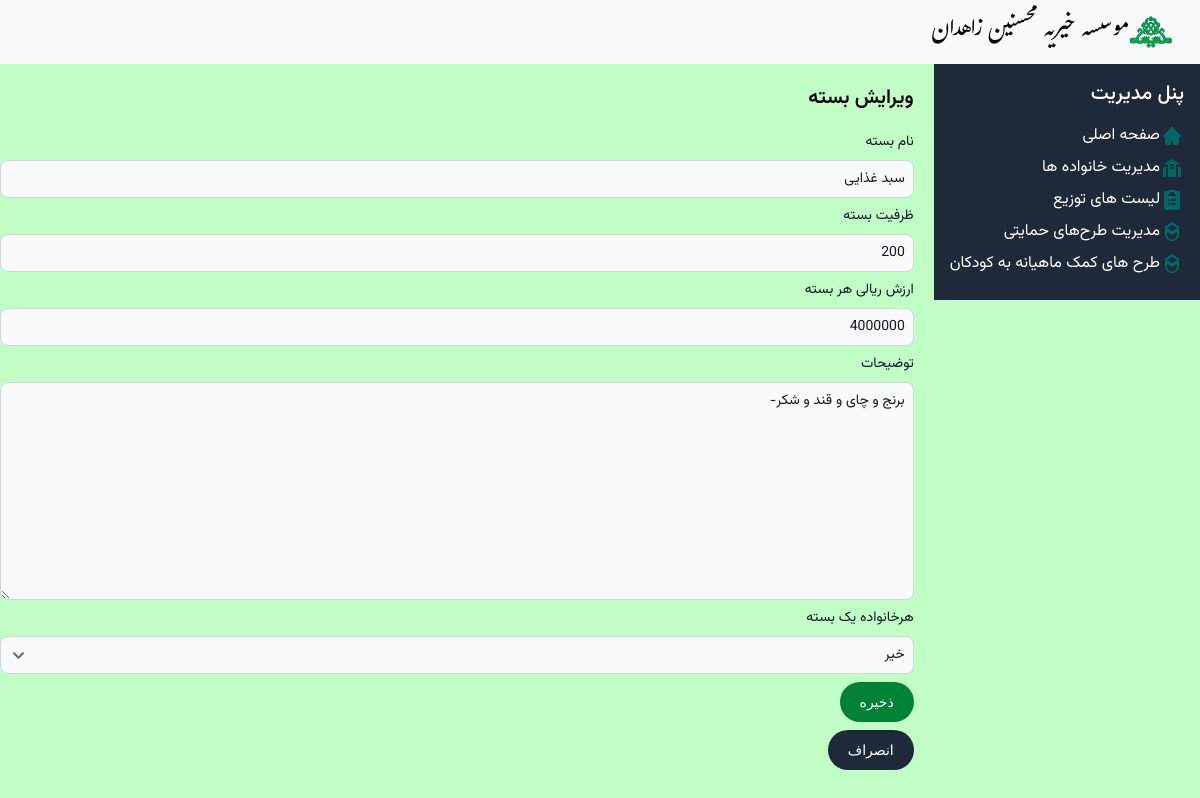
The page /packages/1/update/ on the database as committed earlier.
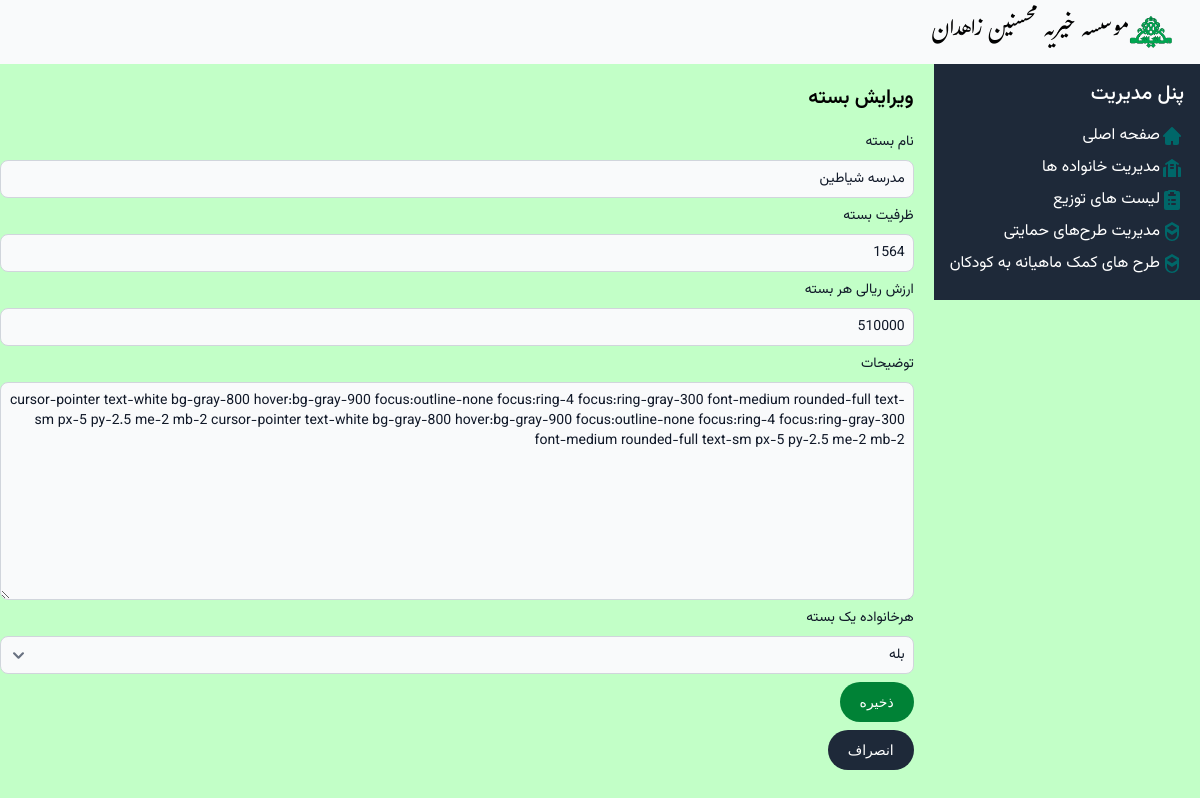
The same page on the database as committed later.
### Mohsenin/models.py (models this page shows, shortened)
class Package(models.Model):
    name = models.CharField('نام بسته',max_length=100)
    max_members = models.PositiveIntegerField('ظرفیت بسته')
    cost = models.PositiveIntegerField('ارزش ریالی هر بسته')
    description = models.TextField('توضیحات')
    onePerFamily = models.BooleanField('هرخانواده یک بسته', choices=YES_NO_CHOICE, default=False)

### Mohsenin/Views/packageviews.py (the view)
# urls.py: path("packages/<int:pk>/update/", packageviews.PackageUpdateView.as_view(), name="package_update"),
class PackageUpdateView(UpdateView):
    model = Package
    form_class = PackageForm
    success_url = reverse_lazy('packages_list')
    template_name = "Package/packages_form.html"

### Mohsenin/forms.py
class PackageForm(forms.ModelForm):
    class Meta:
        model = Package
        fields = "__all__"

### Mohsenin/templatetags/form_filters.py (called while the page is built)
@register.filter
def add_class(field, css_class):
    field.field.widget.attrs['class'] = css_class
    return field

### Mohsenin/templates/Package/packages_form.html (shortened to what this page needs)
{% extends "base.html" %}
{% load form_filters %}
{% block content %}
<h2 class="vazir-semibold text-xl py-5">{% if package %}ویرایش بسته{% else %}افزودن بسته جدید{% endif %}</h2>
<form method="post">
        <div class="mx-1/2">
                <div class="relative z-0 w-full mb-2 group pl-4">
                    <label for="{{ form.name.id_for_label }}" class="block mb-2 vazir-normal text-sm font-medium text-gray-900" >{{ form.name.label }}</label>
                    {{ form.name|add_class:'bg-gray-50 border border-gray-300 text-gray-900 vazir-normal text-sm rounded-lg focus:ring-blue-500 focus:border-blue-500 block w-full p-2'}}
                </div>
                <div class="relative z-0 w-full mb-2 group pl-4">
                    <label for="{{ form.max_members.id_for_label }}" class="block mb-2 vazir-normal text-sm font-medium text-gray-900" >{{ form.max_members.label }}</label>
                    {{ form.max_members|add_class:'bg-gray-50 border border-gray-300 text-gray-900 vazir-normal text-sm rounded-lg focus:ring-blue-500 focus:border-blue-500 block w-full p-2'}}
                </div>
                <div class="relative z-0 w-full mb-2 group pl-4">
                    <label for="{{ form.cost.id_for_label }}" class="block mb-2 vazir-normal text-sm font-medium text-gray-900" >{{ form.cost.label }}</label>
                    {{ form.cost|add_class:'bg-gray-50 border border-gray-300 text-gray-900 vazir-normal text-sm rounded-lg focus:ring-blue-500 focus:border-blue-500 block w-full p-2'}}
                </div>
                <div class="relative z-0 w-full mb-2 group pl-4">
                    <label for="{{ form.description.id_for_label }}" class="block mb-2 vazir-normal text-sm font-medium text-gray-900" >{{ form.description.label }}</label>
                    {{ form.description|add_class:'bg-gray-50 border border-gray-300 text-gray-900 vazir-normal text-sm rounded-lg focus:ring-blue-500 focus:border-blue-500 block w-full p-2'}}
                </div>
                <div class="relative z-0 w-full mb-2 group pl-4">
                    <label for="{{ form.onePerFamily.id_for_label }}" class="block mb-2 vazir-normal text-sm font-medium text-gray-900" >{{ form.onePerFamily.label }}</label>
                    {{ form.onePerFamily|add_class:'bg-gray-50 border border-gray-300 text-gray-900 vazir-normal text-sm rounded-lg focus:ring-blue-500 focus:border-blue-500 block w-full p-2'}}
                </div>
                <button type="submit" class="text-white bg-green-700 hover:bg-green-800 focus:outline-none focus:ring-4 focus:ring-green-300 font-medium rounded-full text-sm px-5 py-2.5 text-center me-2 mb-2 ">ذخیره</button>
            </form>
        </div>
            <a href="{% url 'packages_list' %}"><button type="button" class="text-white bg-gray-800 hover:bg-gray-900 focus:outline-none focus:ring-4 focus:ring-gray-300 font-medium rounded-full text-sm px-5 py-2.5 me-2 mb-2 ">انصراف</button></a>
{% endblock %}

Rows that differ between the two databases and show on the page:
changed Package: name "سبد غذایی" → "مدرسه شیاطین"; max_members "200" → "1564"; cost "4000000" → "510000"; description "برنج و چای و قند و شکر-" → "cursor-pointer text-white bg-gray-800 hover:bg-gray-900 focus:outline-none focus:ring-4 focus:ring-gray-300 font-medium rounded-full text-sm px-5 py-2.5 me-2 mb-2 cursor-pointer text-white bg-gray-800 hover:bg-gray-900 focus:outline-none focus:ring-4 focus:ring-gray-300 font-medium rounded-full text-sm px-5 py-2.5 me-2 mb-2"; onePerFamily "خیر" → "بله"
